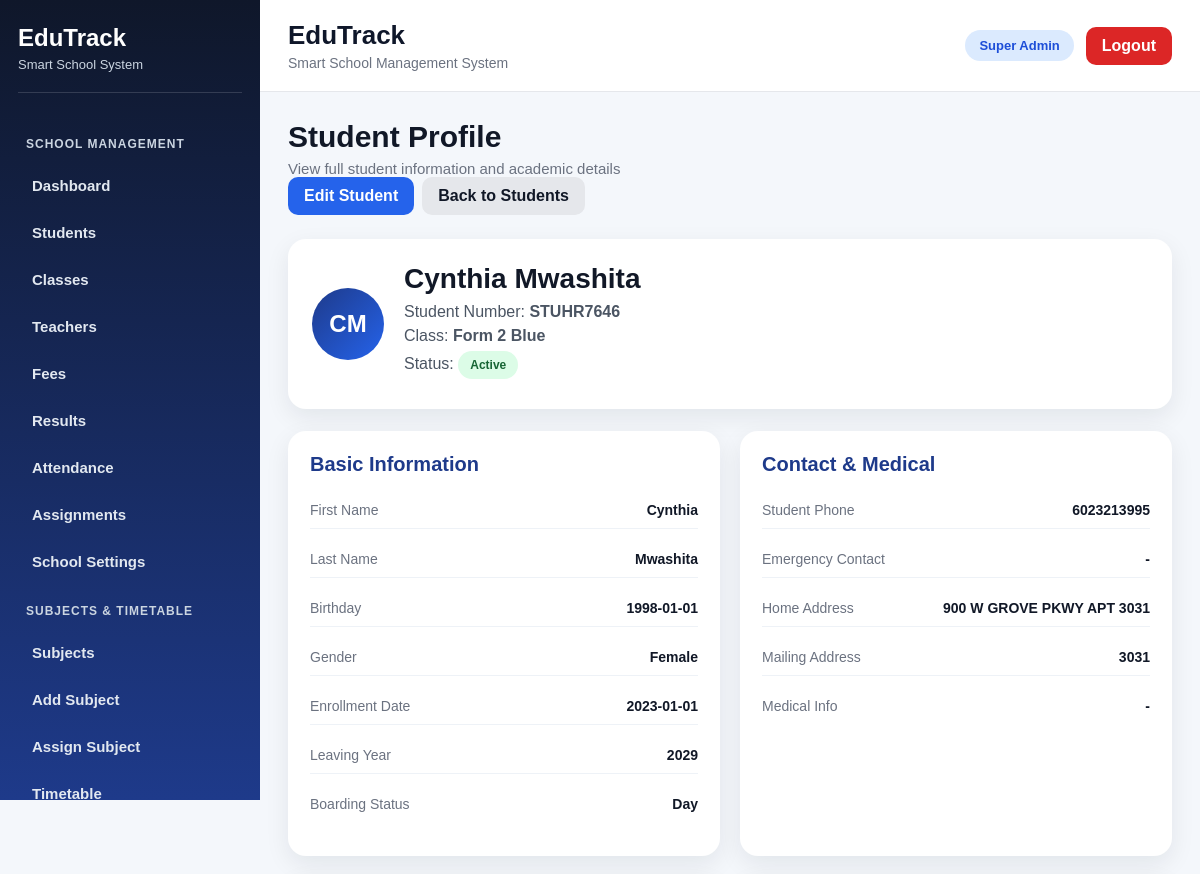
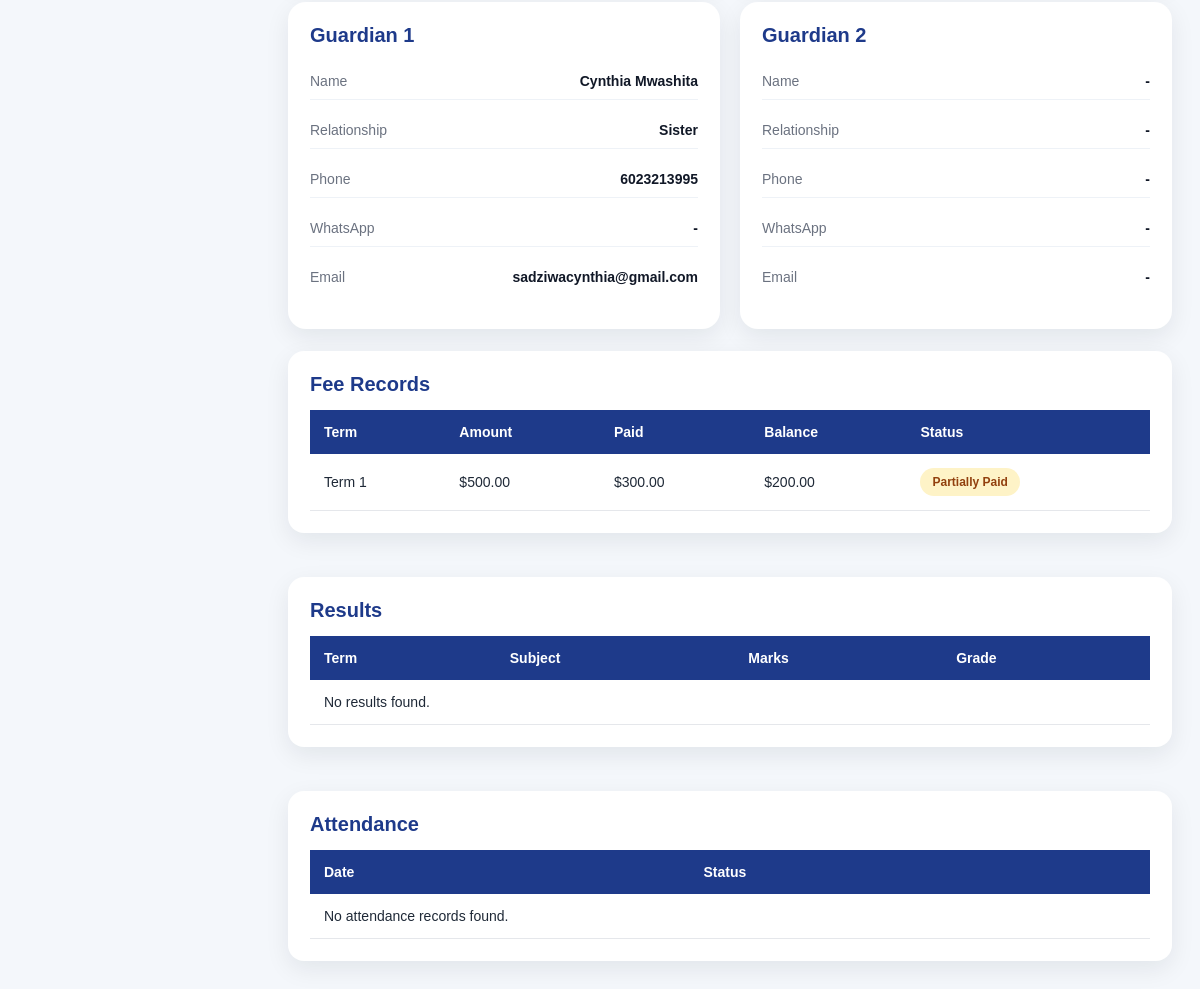
/student_profile/1 (signed in), run on the app's committed database (2 pictures, top to bottom).
### tables this page shows
CREATE TABLE students (
            id INTEGER PRIMARY KEY AUTOINCREMENT,
            school_id INTEGER,
            student_number TEXT UNIQUE,
            first_name TEXT,
            last_name TEXT,
            birthday TEXT,
            gender TEXT,
            enrollment_date TEXT,
            leaving_year TEXT,
            class_name TEXT,
            boarding_status TEXT,
            home_address TEXT,
            mailing_address TEXT,
            student_phone TEXT,
            medical_info TEXT,
            emergency_contact TEXT,
            guardian1_name TEXT,
            guardian1_relationship TEXT,
            guardian1_phone TEXT,
            guardian1_whatsapp TEXT,
            guardian1_email TEXT,
            guardian2_name TEXT,
            guardian2_relationship TEXT,
            guardian2_phone TEXT,
            guardian2_whatsapp TEXT,
            guardian2_email TEXT,
            current_status TEXT
        );

CREATE TABLE fees (
            id INTEGER PRIMARY KEY AUTOINCREMENT,
            school_id INTEGER,
            student_id INTEGER,
            term_name TEXT,
            amount REAL,
            paid_amount REAL DEFAULT 0,
            balance REAL,
            status TEXT,
            due_date TEXT
        );

### app.py (the view, shortened to what this page needs)
@app.route("/student_profile/<int:id>")
@login_required
@roles_required("school_admin", "super_admin")
def student_profile(id):
    school_id = session.get("school_id")
    role = session.get("role")
    if role == "super_admin":
        student = fetch_one("SELECT * FROM students WHERE id = ?", (id,))
        guardians = fetch_all("SELECT * FROM guardians WHERE student_id = ?", (id,))
        fees = fetch_all("SELECT * FROM fees WHERE student_id = ? ORDER BY term_name", (id,))
        results = fetch_all("SELECT * FROM results WHERE student_id = ? ORDER BY term, subject", (id,))
        attendance_records = fetch_all("SELECT * FROM attendance WHERE student_id = ? ORDER BY date DESC", (id,))
    return render_template(
        "student_profile.html",
        student=student,
        guardians=guardians,
        fees=fees,
        results=results,
        attendance_records=attendance_records,
    )

### app.py (called while the page is built, shortened)
def is_postgres():
    return os.environ.get("DATABASE_URL") is not None

def get_db():
    if is_postgres():
        return psycopg2.connect(
            os.environ.get("DATABASE_URL"),
            cursor_factory=RealDictCursor
        )
    conn = sqlite3.connect(DB_PATH)
    conn.row_factory = sqlite3.Row
    return conn

def convert_query(query: str) -> str:
    if is_postgres():
        return query.replace("?", "%s")
    return query

def fetch_one(query, params=()):
    conn = get_db()
    cursor = conn.cursor()
    cursor.execute(convert_query(query), params)
    row = cursor.fetchone()
    conn.close()
    return row

def fetch_all(query, params=()):
    conn = get_db()
    cursor = conn.cursor()
    cursor.execute(convert_query(query), params)
    rows = cursor.fetchall()
    conn.close()
    return rows

def login_required(f):
    @wraps(f)
    def wrapper(*args, **kwargs):
        if "user_id" not in session:
            flash("Please log in first.", "warning")
            return redirect(url_for("login"))
        return f(*args, **kwargs)
    return wrapper

def roles_required(*allowed_roles):
    def decorator(f):
        @wraps(f)
        def wrapper(*args, **kwargs):
            if "user_id" not in session:
                flash("Please log in first.", "warning")
                return redirect(url_for("login"))
            role = session.get("role")
            return f(*args, **kwargs)
        return wrapper
    return decorator

### templates/student_profile.html (shortened to what this page needs)
{% extends "base.html" %}
{% block content %}
<div class="page-header">
    <div>
        <h2 class="page-title">Student Profile</h2>
        <p class="page-subtitle">View full student information and academic details</p>
    </div>
    <div class="action-group">
        <a href="{{ url_for('edit_student', id=student.id) }}" class="btn btn-primary">Edit Student</a>
        <a href="{{ url_for('students') }}" class="btn btn-secondary">Back to Students</a>
    </div>
</div>
<div class="profile-top-card">
    <div class="profile-avatar">
        {{ student.first_name[0] if student.first_name else 'S' }}{{ student.last_name[0] if student.last_name else '' }}
    </div>
    <div class="profile-top-details">
        <h3>{{ student.first_name }} {{ student.last_name }}</h3>
        <p>Student Number: <strong>{{ student.student_number or '-' }}</strong></p>
        <p>Class: <strong>{{ student.class_name or '-' }}</strong></p>
        <p>
            Status:
            {% set status = student.current_status or 'Active' %}
            {% if status == 'Active' %}
                <span class="status-badge status-active">Active</span>
            {% elif status == 'Inactive' %}
                <span class="status-badge status-inactive">Inactive</span>
            {% else %}
                <span class="status-badge status-pending">{{ status }}</span>
            {% endif %}
        </p>
    </div>
</div>
<div class="profile-grid">
    <div class="profile-card">
        <h3>Basic Information</h3>
        <div class="profile-item"><span>First Name</span><strong>{{ student.first_name or '-' }}</strong></div>
        <div class="profile-item"><span>Last Name</span><strong>{{ student.last_name or '-' }}</strong></div>
        <div class="profile-item"><span>Birthday</span><strong>{{ student.birthday or '-' }}</strong></div>
        <div class="profile-item"><span>Gender</span><strong>{{ student.gender or '-' }}</strong></div>
        <div class="profile-item"><span>Enrollment Date</span><strong>{{ student.enrollment_date or '-' }}</strong></div>
        <div class="profile-item"><span>Leaving Year</span><strong>{{ student.leaving_year or '-' }}</strong></div>
        <div class="profile-item"><span>Boarding Status</span><strong>{{ student.boarding_status or '-' }}</strong></div>
    </div>
    <div class="profile-card">
        <h3>Contact & Medical</h3>
        <div class="profile-item"><span>Student Phone</span><strong>{{ student.student_phone or '-' }}</strong></div>
        <div class="profile-item"><span>Emergency Contact</span><strong>{{ student.emergency_contact or '-' }}</strong></div>
        <div class="profile-item"><span>Home Address</span><strong>{{ student.home_address or '-' }}</strong></div>
        <div class="profile-item"><span>Mailing Address</span><strong>{{ student.mailing_address or '-' }}</strong></div>
        <div class="profile-item"><span>Medical Info</span><strong>{{ student.medical_info or '-' }}</strong></div>
    </div>
    <div class="profile-card">
        <h3>Guardian 1</h3>
        <div class="profile-item"><span>Name</span><strong>{{ student.guardian1_name or '-' }}</strong></div>
        <div class="profile-item"><span>Relationship</span><strong>{{ student.guardian1_relationship or '-' }}</strong></div>
        <div class="profile-item"><span>Phone</span><strong>{{ student.guardian1_phone or '-' }}</strong></div>
        <div class="profile-item"><span>WhatsApp</span><strong>{{ student.guardian1_whatsapp or '-' }}</strong></div>
        <div class="profile-item"><span>Email</span><strong>{{ student.guardian1_email or '-' }}</strong></div>
    </div>
    <div class="profile-card">
        <h3>Guardian 2</h3>
        <div class="profile-item"><span>Name</span><strong>{{ student.guardian2_name or '-' }}</strong></div>
        <div class="profile-item"><span>Relationship</span><strong>{{ student.guardian2_relationship or '-' }}</strong></div>
        <div class="profile-item"><span>Phone</span><strong>{{ student.guardian2_phone or '-' }}</strong></div>
        <div class="profile-item"><span>WhatsApp</span><strong>{{ student.guardian2_whatsapp or '-' }}</strong></div>
        <div class="profile-item"><span>Email</span><strong>{{ student.guardian2_email or '-' }}</strong></div>
    </div>
</div>
<div class="profile-sections-grid">
    <div class="table-card">
        <div class="section-title-row">
            <h3>Fee Records</h3>
        </div>
        <div class="table-responsive">
            <table>
                <thead>
                    <tr>
                        <th>Term</th>
                        <th>Amount</th>
                        <th>Paid</th>
                        <th>Balance</th>
                        <th>Status</th>
                    </tr>
                </thead>
                <tbody>
                    {% for fee in fees %}
                    <tr>
                        <td>{{ fee.term_name or '-' }}</td>
                        <td>${{ "%.2f"|format(fee.amount or 0) }}</td>
                        <td>${{ "%.2f"|format(fee.paid_amount or 0) }}</td>
                        <td>${{ "%.2f"|format(fee.balance or 0) }}</td>
                        <td>
                            {% if fee.status == 'Paid' %}
                                <span class="status-badge status-paid">Paid</span>
                            {% elif fee.status == 'Partially Paid' %}
                                <span class="status-badge status-pending">Partially Paid</span>
                            {% else %}
                                <span class="status-badge status-inactive">{{ fee.status or 'Pending' }}</span>
                            {% endif %}
                        </td>
                    </tr>
                    {% else %}
                    <tr>
                        <td colspan="5">No fee records found.</td>
                    </tr>
                    {% endfor %}
                </tbody>
            </table>
        </div>
    </div>
    <div class="table-card">
        <div class="section-title-row">
            <h3>Results</h3>
        </div>
        <div class="table-responsive">
            <table>
                <thead>
                    <tr>
                        <th>Term</th>
                        <th>Subject</th>
                        <th>Marks</th>
                        <th>Grade</th>
                    </tr>
                </thead>
                <tbody>
                    {% for result in results %}
                    <tr>
                        <td>{{ result.term or '-' }}</td>
                        <td>{{ result.subject or '-' }}</td>
                        <td>{{ result.marks or '-' }}</td>
                        <td>{{ result.grade or '-' }}</td>
                    </tr>
                    {% else %}
                    <tr>
                        <td colspan="4">No results found.</td>
                    </tr>
                    {% endfor %}
                </tbody>
            </table>
        </div>
    </div>
    <div class="table-card">
        <div class="section-title-row">
            <h3>Attendance</h3>
        </div>
        <div class="table-responsive">
            <table>
                <thead>
                    <tr>
                        <th>Date</th>
                        <th>Status</th>
                    </tr>
                </thead>
                <tbody>
                    {% for record in attendance_records %}
                    <tr>
                        <td>{{ record.date or '-' }}</td>
                        <td>
                            {% if record.status == 'Present' %}
                                <span class="status-badge status-active">Present</span>
                            {% elif record.status == 'Absent' %}
                                <span class="status-badge status-inactive">Absent</span>
                            {% else %}
                                <span class="status-badge status-pending">{{ record.status or '-' }}</span>
                            {% endif %}
                        </td>
                    </tr>
                    {% else %}
                    <tr>
                        <td colspan="2">No attendance records found.</td>
                    </tr>
                    {% endfor %}
                </tbody>
            </table>
        </div>
    </div>
</div>
{% endblock %}

### templates/base.html (shortened to what this page needs)
<!DOCTYPE html>
<html lang="en">
<head>
    <link rel="stylesheet" href="{{ url_for('static', filename='style.css') }}">
</head>
<body>
    <div class="main-layout">
        {% if session.get('user_id') %}
        <aside class="sidebar">
            <div class="sidebar-brand">
                <h2>EduTrack</h2>
                <p>Smart School System</p>
            </div>
            <nav class="sidebar-menu">
                {% if session.get('role') in ['school_admin', 'super_admin'] %}
                    <div class="menu-section-title">School Management</div>
                    <a href="{{ url_for('dashboard') }}" class="nav-link">Dashboard</a>
                    <a href="{{ url_for('students') }}" class="nav-link">Students</a>
                    <a href="{{ url_for('classes') }}" class="nav-link">Classes</a>
                    <a href="{{ url_for('teachers') }}" class="nav-link">Teachers</a>
                    <a href="{{ url_for('fees') }}" class="nav-link">Fees</a>
                    <a href="{{ url_for('results') }}" class="nav-link">Results</a>
                    <a href="{{ url_for('attendance') }}" class="nav-link">Attendance</a>
                    <a href="{{ url_for('assignments') }}" class="nav-link">Assignments</a>
                    <a href="{{ url_for('school_settings') }}" class="nav-link">School Settings</a>
                    <div class="menu-section-title">Subjects & Timetable</div>
                    <a href="{{ url_for('subjects') }}" class="nav-link">Subjects</a>
                    <a href="{{ url_for('add_subject') }}" class="nav-link">Add Subject</a>
                    <a href="{{ url_for('assign_teacher') }}" class="nav-link">Assign Subject</a>
                    <a href="{{ url_for('timetable') }}" class="nav-link">Timetable</a>
                {% endif %}
            </nav>
        </aside>
        {% endif %}
        <div class="content-area">
            {% if session.get('user_id') %}
            <header class="topbar">
                <div>
                    <h1 class="topbar-title">EduTrack</h1>
                    <p class="topbar-subtitle">Smart School Management System</p>
                </div>
                <div class="topbar-actions">
                    <span class="role-badge">
                        {{ session.get('role', 'user')|replace('_', ' ')|title }}
                    </span>
                    <a href="{{ url_for('logout') }}" class="btn btn-danger">Logout</a>
                </div>
            </header>
            {% endif %}
            <main class="page-content">
                {% block content %}{% endblock %}
            </main>
        </div>
    </div>
</body>
</html>

### data on the page
students: first_name "C", last_name "M", first_name "Cynthia", last_name "Mwashita", student_number "STUHR7646", class_name "Form 2 Blue", birthday "1998-01-01", gender "Female", enrollment_date "2023-01-01", leaving_year "2029", boarding_status "Day", student_phone "6023213995", emergency_contact "-", home_address "900 W GROVE PKWY APT 3031", mailing_address "3031", medical_info "-", guardian1_name "Cynthia Mwashita", guardian1_relationship "Sister", guardian1_phone "6023213995", guardian1_whatsapp "-", guardian1_email "sadziwacynthia@gmail.com", guardian2_name "-", guardian2_relationship "-", guardian2_phone "-", guardian2_whatsapp "-", guardian2_email "-"
fees: term_name "Term 1", amount "500.00", paid_amount "300.00", balance "200.00", status "Partially Paid"

### other printed values
{{ session.get('role', 'user')|replace('_', ' ')|title }} "Super Admin"
